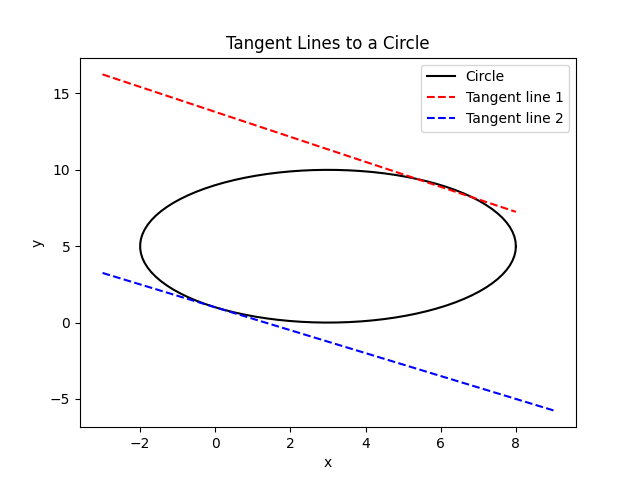

Python code for this plot:
import numpy as np
import matplotlib.pyplot as plt

# Define the circle's center and radius
a, b = 3, 5 # center coordinates
r = 5 # radius

# Define the slope of the tangent lines
m = -3/4

# Calculate the y-intercepts of the tangent lines
c1 = b + r / np.sqrt(1 + m**2)
c2 = b - r / np.sqrt(1 + m**2)

# Generate x and y data points for the circle
theta = np.linspace(0, 2*np.pi, 100)
x = a + r * np.cos(theta)
y = b + r * np.sin(theta)

# Generate x data points for the tangent lines
x_t = np.linspace(a-r-1, a+r+1, 100)
Y_t = np.linspace(a-r-1,a+r,100)
# Calculate y data points for the tangent lines
y_t1 = m * x_t + c1 +5
y_t2 = m * x_t + c2

# Plot the circle and tangent lines
fig, ax = plt.subplots()
ax.plot(x, y, color='black', label='Circle')
ax.plot(Y_t, y_t1, color='red', linestyle='--', label='Tangent line 1')
ax.plot(x_t, y_t2, color='blue', linestyle='--', label='Tangent line 2')

# Add a legend and axis labels
ax.legend()
ax.set_xlabel('x')
ax.set_ylabel('y')
ax.set_title('Tangent Lines to a Circle')

# Display the plot
plt.show()
